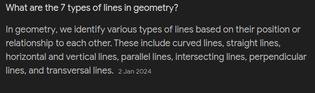
#> input picture text-extraction-img/Screenshot.png, 315 x 93 px, shrunk from 553 x 163 before the run, found by its file name
$ jupyter execute --allow-errors textFromImg.ipynb   (shell and % lines are left out)
#> lines starting #> are read from the running program, lines starting #| are printed output that depends on the picture
## Tesseract

[cell 1]
# !apt install tesseract-ocr
# !apt install libtesseract-dev

[cell 2]
import cv2
import pytesseract

[cell 3]
from PIL import Image
data = Image.open("/home/ananya/Downloads/Screenshot.png")
#> data is the input picture: PIL image 315x93 RGBA; mean R, G, B, A 44.1, 44.1, 44.2, 255
#> (the rest of this cell did not finish here and is left out)

[cell 4]
data1 = Image.open("/home/ananya/Downloads/Screenshot1.png")
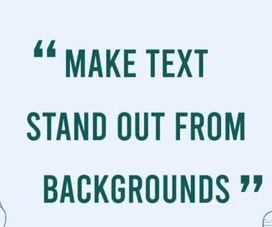
#> input picture text-extraction-img/Screenshot1.png, 272 x 227 px, shrunk from 477 x 398 before the run, found by its file name
#> data1 is the input picture: PIL image 272x227 RGBA; mean R, G, B, A 208.5, 222.6, 232.6, 255
#> (the rest of this cell did not finish here and is left out)

[cell 5]
data1 = Image.open("/home/ananya/Downloads/text.png")
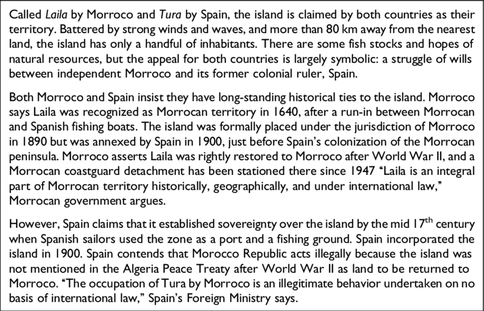
#> input picture text-extraction-img/text.png, 484 x 311 px, shrunk from 850 x 546 before the run, found by its file name
#> data1 is the input picture: PIL image 484x311 RGB; min 0, max 255, mean 218
#> (the rest of this cell did not finish here and is left out)

[cell 6]
data1 = Image.open("/home/ananya/Downloads/invoice.jpg")
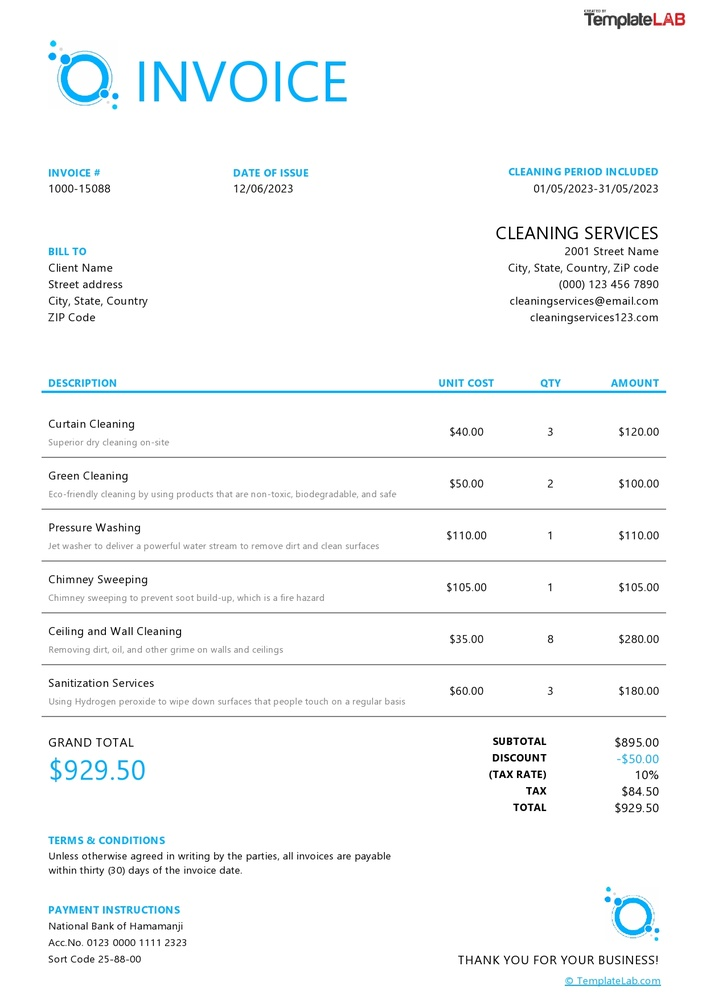
#> input picture text-extraction-img/invoice.jpg, 706 x 999 px, shrunk from 1240 x 1754 before the run, found by its file name
#> data1 is the input picture: PIL image 706x999 RGB; mean R, G, B 246.8, 248.9, 249.5
#> (the rest of this cell did not finish here and is left out)
